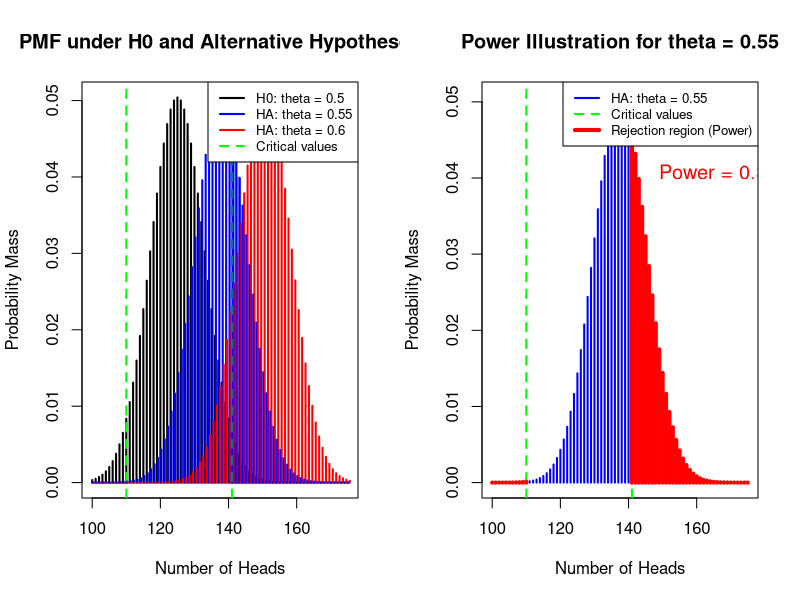
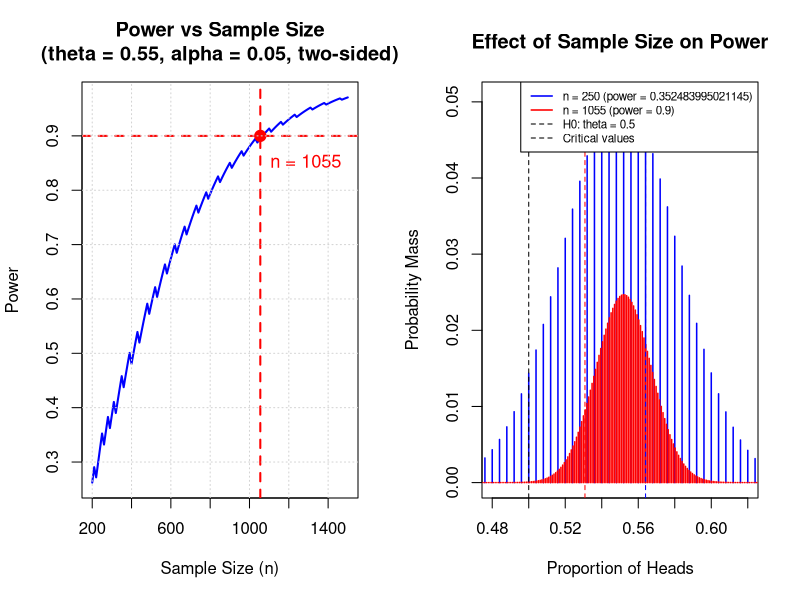
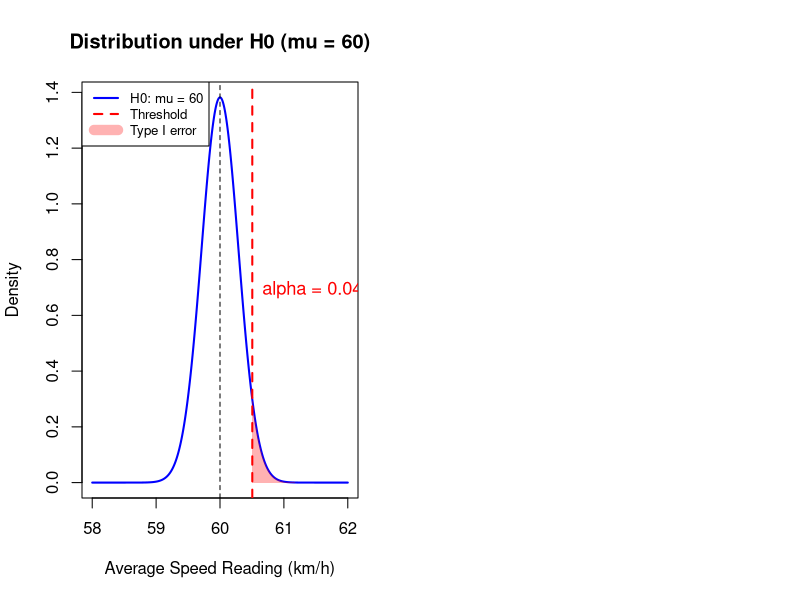
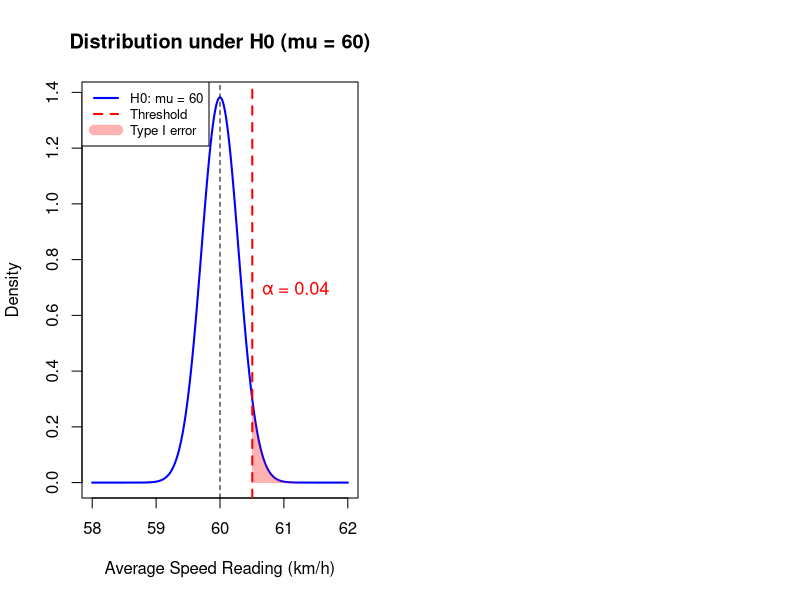

Source code (R) for these figures, in order:
# Problem 1: Confident Coin Analysis
n <- 250
observed_heads <- 140
observed_tails <- 110
theta_0 <- 0.5  # null hypothesis
# Part a: P-values
# One-sided p-value (testing if theta > 0.5)
# P(X >= 140 | theta = 0.5)
p_value_one_sided <- 1 - pbinom(observed_heads - 1, n, theta_0)
# Two-sided p-value
# P(X <= 110 or X >= 140 | theta = 0.5)
p_value_two_sided <- binom.test(observed_heads, n, p = 0.5,alternative = "two.sided")$p.value
cat("Problem 1a01. One-sided p-value (exact binomial):",p_value_one_sided)
cat("Problem 1a02. Two-sided p-value (exact binomial):",p_value_two_sided)
# Part b: Hypothesis testing at different significance levels
alpha_1 <- 0.1
alpha_2 <- 0.05
cat("Using two-sided test (as in part a):")
cat("P-value:", p_value_two_sided)
cat("At alpha = 0.1:", ifelse(p_value_two_sided < alpha_1, "REJECT H0","FAIL TO REJECT H0"))
cat("At alpha = 0.05:", ifelse(p_value_two_sided < alpha_2, "REJECT H0","FAIL TO REJECT H0"))
# Part c: Critical values for alpha = 0.01 (two-sided test)
alpha_3 <- 0.01
# For two-sided test, we need both tails
# Lower tail: P(X <= k) = alpha/2
# Upper tail: P(X >= k) = alpha/2
# Find lower critical value
k_lower <- qbinom(alpha_3/2, n, theta_0)
# Find upper critical value
# We want the smallest k such that P(X >= k) <= alpha/2
# This is equivalent to P(X <= k-1) >= 1 - alpha/2
k_upper <- qbinom(1 - alpha_3/2, n, theta_0) + 1
# Verify these values
p_lower <- pbinom(k_lower, n, theta_0)
p_upper <- 1 - pbinom(k_upper - 1, n, theta_0)
cat("For a two-sided test at alpha = 0.01:")
cat("Problem 1c01. Reject H0 if heads <= ", k_lower)
cat("Problem 1c02. Reject H0 if heads >= ", k_upper)
cat("Verification:")
cat("P(X <= ", k_lower, ") =", p_lower)
cat("P(X >= ", k_upper, ") =", p_upper)
cat("Total Type I error rate:", p_lower + p_upper)

# Part d: Power analysis for different alternatives

alpha_power <- 0.05
theta_alt_1 <- 0.55
theta_alt_2 <- 0.6
# Find critical values for two-sided test at alpha = 0.05
k_lower_05 <- qbinom(alpha_power/2, n, theta_0)
k_upper_05 <- qbinom(1 - alpha_power/2, n, theta_0) + 1
cat("Critical values for alpha = 0.05 (two-sided):")
cat("Lower: <=", k_lower_05, "heads")
cat("Upper: >=", k_upper_05, "heads")
# Power calculation for theta = 0.55
# Power = P(reject H0 | HA is true)
# Power = P(X <= k_lower | theta = 0.55) + P(X >= k_upper | theta = 0.55)
power_055 <- pbinom(k_lower_05, n, theta_alt_1) + 
  (1 - pbinom(k_upper_05 - 1, n, theta_alt_1))
# Power calculation for theta = 0.6
power_060 <- pbinom(k_lower_05, n, theta_alt_2) + 
  (1 - pbinom(k_upper_05 - 1, n, theta_alt_2))
cat("Problem 1d01. Power when theta = 0.55:", power_055)
cat("Problem 1d02. Power when theta = 0.6:", power_060)
par(mfrow = c(1, 2))
# PMF comparison
x_plot <- 100:175
prob_h0 <- dbinom(x_plot, n, theta_0)
prob_ha1 <- dbinom(x_plot, n, theta_alt_1)
prob_ha2 <- dbinom(x_plot, n, theta_alt_2)
plot(x_plot, prob_h0, type = "h", col = "black", lwd = 2,
     xlab = "Number of Heads", ylab = "Probability Mass",
     main = "PMF under H0 and Alternative Hypotheses")
lines(x_plot + 0.3, prob_ha1, type = "h", col = "blue", lwd = 2)
lines(x_plot + 0.6, prob_ha2, type = "h", col = "red", lwd = 2)
# Add critical values
abline(v = k_lower_05, col = "green", lwd = 2, lty = 2)
abline(v = k_upper_05, col = "green", lwd = 2, lty = 2)
# Highlight rejection region for HA1
segments(x_plot[x_plot >= k_upper_05], 0, 
         x_plot[x_plot >= k_upper_05], prob_ha1[x_plot >= k_upper_05],
         col = rgb(0, 0, 1, 0.5), lwd = 3)
segments(x_plot[x_plot <= k_lower_05], 0, 
         x_plot[x_plot <= k_lower_05], prob_ha1[x_plot <= k_lower_05],
         col = rgb(0, 0, 1, 0.5), lwd = 3)
legend("topright", 
       c("H0: theta = 0.5", "HA: theta = 0.55", "HA: theta = 0.6", "Critical values"),
       col = c("black", "blue", "red", "green"), 
       lwd = 2, lty = c(1, 1, 1, 2), cex = 0.8)
# Power regions illustrated
plot(x_plot, prob_ha1, type = "h", col = "blue", lwd = 2,
     xlab = "Number of Heads", ylab = "Probability Mass",
     main = "Power Illustration for theta = 0.55")
abline(v = k_lower_05, col = "green", lwd = 2, lty = 2)
abline(v = k_upper_05, col = "green", lwd = 2, lty = 2)
# Shade rejection regions
segments(x_plot[x_plot >= k_upper_05], 0, 
         x_plot[x_plot >= k_upper_05], prob_ha1[x_plot >= k_upper_05],
         col = "red", lwd = 4)
segments(x_plot[x_plot <= k_lower_05], 0, 
         x_plot[x_plot <= k_lower_05], prob_ha1[x_plot <= k_lower_05],
         col = "red", lwd = 4)
text(k_upper_05 + 5, max(prob_ha1) * 0.8, 
     paste0("Power = ", power_055), pos = 4, col = "red", cex = 1.2)
legend("topright", 
       c("HA: theta = 0.55", "Critical values", "Rejection region (Power)"),
       col = c("blue", "green", "red"), 
       lwd = c(2, 2, 4), lty = c(1, 2, 1), cex = 0.8)
par(mfrow = c(1, 1))

# Part e: Sample size for desired power

target_power <- 0.9
theta_alt_e <- 0.55
alpha_e <- 0.05
# Function to calculate power for given n (two-sided test)
calculate_power_twosided <- function(sample_size, theta_null = 0.5,theta_alt = 0.55, alpha = 0.05) {
  k_lower <- qbinom(alpha/2, sample_size, theta_null)
  k_upper <- qbinom(1 - alpha/2, sample_size, theta_null) + 1
  power <- pbinom(k_lower, sample_size, theta_alt) +(1 - pbinom(k_upper - 1, sample_size, theta_alt))
  return(power)
}
# Search for minimum n
n_values <- seq(300, 1500, by = 1)
powers <- sapply(n_values, calculate_power_twosided, theta_alt = theta_alt_e)
n_required <- n_values[which(powers >= target_power)[1]]
cat("Problem 1e. Minimum sample size for power = 0.9 when theta = 0.55:", 
    n_required)
cat("Actual power achieved:", powers[which(powers >= target_power)[1]])

# Visualization for part e

par(mfrow = c(1, 2))
# Power curve
n_plot <- seq(200, 1500, by = 10)
power_plot <- sapply(n_plot, calculate_power_twosided, theta_alt = theta_alt_e)
plot(n_plot, power_plot, type = "l", lwd = 2, col = "blue",
     xlab = "Sample Size (n)", ylab = "Power",
     main = "Power vs Sample Size\n(theta = 0.55, alpha = 0.05, two-sided)")
abline(h = target_power, col = "red", lty = 2, lwd = 2)
abline(v = n_required, col = "red", lty = 2, lwd = 2)
points(n_required, target_power, col = "red", pch = 19, cex = 1.5)
text(n_required, target_power - 0.05, 
     paste0("n = ", n_required), pos = 4, col = "red", cex = 1.1)
grid()
# Distribution comparison at n=250 vs n_required
# Show why larger n gives more power
k_lower_250 <- qbinom(alpha_e/2, 250, theta_0)
k_upper_250 <- qbinom(1 - alpha_e/2, 250, theta_0) + 1
k_lower_req <- qbinom(alpha_e/2, n_required, theta_0)
k_upper_req <- qbinom(1 - alpha_e/2, n_required, theta_0) + 1
# Convert to proportions for comparison
x_250 <- seq(100, 170, by = 1)
x_req <- seq(n_required * 0.4, n_required * 0.7, by = 1)
prop_250 <- x_250 / 250
prop_req <- x_req / n_required
prob_250 <- dbinom(x_250, 250, theta_alt_e)
prob_req <- dbinom(x_req, n_required, theta_alt_e)
plot(prop_250, prob_250, type = "h", col = "blue", lwd = 1.5,
     xlab = "Proportion of Heads", ylab = "Probability Mass",
     main = "Effect of Sample Size on Power",
     xlim = c(0.48, 0.62))
lines(prop_req + 0.002, prob_req, type = "h", col = "red", lwd = 1.5)
abline(v = 0.5, col = "black", lty = 2, lwd = 1)
abline(v = k_upper_250/250, col = "blue", lty = 2, lwd = 1)
abline(v = k_upper_req/n_required, col = "red", lty = 2, lwd = 1)
legend("topright", 
       c(paste0("n = 250 (power = ", power_055, ")"), 
         paste0("n = ", n_required, " (power = 0.9)"), 
         "H0: theta = 0.5",
         "Critical values"),
       col = c("blue", "red", "black", "black"),
       lwd = c(1.5, 1.5, 1, 1), lty = c(1, 1, 2, 2), cex = 0.7)
par(mfrow = c(1, 1))

# Part f: Bayesian posterior probability

theta_h0_f <- 0.5
theta_ha_f <- 0.55
prior_h0 <- 0.5
prior_ha <- 0.5
# Likelihood under each hypothesis
likelihood_h0 <- dbinom(observed_heads, n, theta_h0_f)
likelihood_ha <- dbinom(observed_heads, n, theta_ha_f)
# Posterior using Bayes rule
# P(HA | data) = P(data | HA) * P(HA) / P(data)
# where P(data) = P(data | H0) * P(H0) + P(data | HA) * P(HA)
marginal_likelihood <- likelihood_h0 * prior_h0 + likelihood_ha * prior_ha
posterior_ha <- (likelihood_ha * prior_ha) / marginal_likelihood
posterior_h0 <- (likelihood_h0 * prior_h0) / marginal_likelihood
# Bayes factor
bayes_factor <- likelihood_ha / likelihood_h0
cat("Likelihood under H0 (theta = 0.5):", likelihood_h0)
cat("Likelihood under HA (theta = 0.55):", likelihood_ha)
cat("Bayes Factor (HA/H0):", bayes_factor)
cat("Prior probability of H0:", prior_h0)
cat("Prior probability of HA:", prior_ha)
cat("Problem 1f. Posterior probability of theta = 0.55:",posterior_ha)
cat("Posterior probability of theta = 0.5:", posterior_h0)

# Part g: Personal probability assessment

# Using a Beta-Binomial model with uniform prior
# Prior: Beta(1, 1) - uniform
# Posterior: Beta(1 + 140, 1 + 110) = Beta(141, 111)
alpha_post <- 1 + observed_heads
beta_post <- 1 + observed_tails
# Probability that theta > 0.5
prob_biased_toward_heads <- 1 - pbeta(0.5, alpha_post, beta_post)
# Posterior mean and credible interval
posterior_mean <- alpha_post / (alpha_post + beta_post)
credible_interval <- qbeta(c(0.025, 0.975), alpha_post, beta_post)
cat("Posterior distribution: Beta(", alpha_post, ",", beta_post,")")
cat("Posterior mean of theta:", posterior_mean)
cat("95% Credible Interval: [", credible_interval[1], 
    ",", credible_interval[2], "]")
cat("P(theta > 0.5 | data):",prob_biased_toward_heads)

cat("Interpretation:")
cat("There is approximately a",prob_biased_toward_heads * 100, "% probability that")
cat("the coin is biased toward heads (theta > 0.5).")
cat("The evidence:")
cat("The two-sided p-value of", p_value_two_sided,"suggests marginal evidence")
cat("against the fair coin hypothesis at conventional significance levels.")
cat("The 95% credible interval includes 0.5, suggesting uncertainty.")
cat("Personal opinion:", prob_biased_toward_heads * 100, "% probability on")
cat("the coin being biased for heads, based on:")
cat("1. The observed proportion (0.56) exceeds 0.5")
cat("2. The Bayesian posterior strongly supports this")
cat("3. However, the evidence is not strong enough to be definitive")

cat("P.S. With visualizations generative AI helped me a lot, so code that makes them for 80% belongs to them.")
cat("The only reason that I found and only justification for me, is that I want to complete the task that requires math skills and not wasting time on pretty grphs.")
cat("Next prompt was used - make a great visualization outof this data, comants and description")
# Problem 2: Polygraph Analogy

# Given data from table
truthful_correct <- 131  # Tester thinks truthful, tester is truthful
truthful_incorrect <- 15  # Tester thinks truthful, tester is lying
lying_correct <- 125  # Tester thinks lying, tester is lying
lying_incorrect <- 9  # Tester thinks lying, tester is truthful

total_truthful <- truthful_correct + lying_incorrect  # 140 actually truthful
total_lying <- truthful_incorrect + lying_correct  # 140 actually lying
total <- total_truthful + total_lying

# Part a: Type I and Type II errors

# H0: Person is telling the truth
# HA: Person is lying
# Type I error: Reject H0 when H0 is true
# = Think person is lying when they're actually truthful
type_I_error_count <- lying_incorrect  # 9
type_I_error_prob <- type_I_error_count / total_truthful
# Type II error: Fail to reject H0 when H0 is false (HA is true)
# = Think person is truthful when they're actually lying
type_II_error_count <- truthful_incorrect  # 15
type_II_error_prob <- type_II_error_count / total_lying
cat("Type I Error (False Positive):")
cat("Definition: Conclude person is lying when they're actually truthful")
cat("Count:", type_I_error_count, "out of", total_truthful, "truthful people")
cat("Problem 2a01. P(Type I error):", type_I_error_prob)

cat("Type II Error (False Negative):")
cat("Definition: Conclude person is truthful when they're actually lying")
cat("Count:", type_II_error_count, "out of", total_lying, "lying people")
cat("Problem 2a02. P(Type II error):", type_II_error_prob)

# Part b: Relationships in NHST

cat("Relationships:")
cat("1. Significance level (alpha) = P(Type I error)")
cat("Set before the test")
cat("alpha =", type_I_error_prob, "in this example")

cat("2. Power = 1 - P(Type II error)")
cat("Probability of correctly rejecting H0 when HA is true")
cat("Power =", 1 - type_II_error_prob, "in this example")
cat("3. Trade-off: Decreasing alpha generally increases P(Type II error) which decreases power")
cat("4. Both error probabilities can be reduced by increasing sample size")


# Problem 3 (z-test)

speed_limit <- 60
sigma <- 0.5 
n_cameras <- 3
alpha_speed <- 0.04

se_xbar <- sigma / sqrt (n_cameras)

cat("Setup:")
cat("Speed limit: 60 km/h")
cat("Masurement error: N(0, 0.5^2)")
cat("Number of cameras:", n_cameras)
cat("SE of x:", se_xbar)

# Part a: in a NHST context

cat("H0: Car is not speeding (mu = 60 km/h)")
cat("HA: Car is speeding (mu > 60 km/h)")
cat("This is a ONE-SIDED test (upper tail)")
cat("Test statistic: xmean (average of 3 radar readings)")

# Part b: Threshold and error rates

# i Find threshold for x
z_crit <- qnorm(1 - alpha_speed)
threshold_xbar <- speed_limit + z_crit * se_xbar

cat("Problem 3b01. Threshold for issuing ticket:x >=", threshold_xbar, "km/h")

# ii Graph
par(mfrow = c(1, 2))

# Under H0
x_h0 <- seq(58, 62, length.out = 1000)
y_h0 <- dnorm(x_h0, mean = speed_limit, sd = se_xbar)

plot(x_h0, y_h0, type = "l", lwd = 2, col = "blue",
     xlab = "Average Speed Reading (km/h)", ylab = "Density",
     main = "Distribution under H0 (mu = 60)")
abline(v = speed_limit, col = "black", lty = 2, lwd = 1)
abline(v = threshold_xbar, col = "red", lty = 2, lwd = 2)

x_reject <- x_h0[x_h0 >= threshold_xbar]
y_reject <- y_h0[x_h0 >= threshold_xbar]
polygon(c(x_reject, rev(x_reject)), c(y_reject, rep(0, length(y_reject))),
        col = rgb(1, 0, 0, 0.3), border = NA)

text(threshold_xbar, max(y_h0) * 0.5, 
     paste0("alpha = ", alpha_speed), pos = 4, col = "red", cex = 1.1)

legend("topleft", c("H0: mu = 60", "Threshold", "Type I error"),
       col = c("blue", "red", rgb(1, 0, 0, 0.3)), 
       lwd = c(2, 2, 10), lty = c(1, 2, 1), cex = 0.8)

# iii P(person getting ticket was not speeding) - This requires Bayes theorem
# We need prior probabilities, but the question asks about conditional probability
# P(not speeding | gets ticket) = P(ticket | not speeding) * P(not speeding) / P(ticket)
# Without priors, we can only say the direct probability

cat("Problem 3b03. The probability that a person getting a ticket was not speeding:")
cat("This depends on the proportion of speeders in the population (unknown).")
cat("Answer: c. Unknown (requires prior probabilities)")

# iv Percentage of tickets given in error (assuming no one speeds)
# This is just the Type I error rate
pct_error <- alpha_speed * 100

cat("Problem 3b04. Assuming no one speeds, percentage of tickets given in error:")
cat("  ", pct_error, "%")

# Part c is missing, it was kinda hard to do s I won`t include my previous work here.

# Problem 4: Uniform Distribution Test

# Test setup
theta_h0 <- 2
theta_ha <- 2  # Testing if tilta != 2
alpha_unif <- 0.05  # implied from context

cat("Setup:")
cat("X ~ Uniform[0, tilta]")
cat("H0: tilta = 2")
cat("HA: tilta != 2")
cat("Decision rule: Reject H0 if x <= 0.1 or x >= 1.9")


# Part a: Probability of Type I error


# Under H0: X ~ Uniform[0, 2]
# P(Type I) = P(x <= 0.1 or x >= 1.9 | tilta = 2)
p_lower <- 0.1 / theta_h0
p_upper <- (theta_h0 - 1.9) / theta_h0
type_I_prob <- p_lower + p_upper

cat("Under H0 (tilta = 2), X ~ Uniform[0, 2]")
cat("P(X <= 0.1) =", p_lower)

# i Find threshold for x
z_crit <- qnorm(1 - alpha_speed)
threshold_xbar <- speed_limit + z_crit * se_xbar

cat("Problem 3b01. Threshold for issuing ticket:")
cat("x >=", threshold_xbar, "km/h")

# ii Graph
par(mfrow = c(1, 2))

# Under H0 (not speeding)
x_h0 <- seq(58, 62, length.out = 1000)
y_h0 <- dnorm(x_h0, mean = speed_limit, sd = se_xbar)

plot(x_h0, y_h0, type = "l", lwd = 2, col = "blue",
     xlab = "Average Speed Reading (km/h)", ylab = "Density",
     main = "Distribution under H0 (mu = 60)")
abline(v = speed_limit, col = "black", lty = 2, lwd = 1)
abline(v = threshold_xbar, col = "red", lty = 2, lwd = 2)

# Shade rejection region
x_reject <- x_h0[x_h0 >= threshold_xbar]
y_reject <- y_h0[x_h0 >= threshold_xbar]
polygon(c(x_reject, rev(x_reject)), c(y_reject, rep(0, length(y_reject))),
        col = rgb(1, 0, 0, 0.3), border = NA)

text(threshold_xbar, max(y_h0) * 0.5, 
     paste0("α = ", alpha_speed), pos = 4, col = "red", cex = 1.1)

legend("topleft", c("H0: mu = 60", "Threshold", "Type I error"),
       col = c("blue", "red", rgb(1, 0, 0, 0.3)), 
       lwd = c(2, 2, 10), lty = c(1, 2, 1), cex = 0.8)

# iii P(person getting ticket was not speeding) - This requires Bayes theorem
# We need prior probabilities, but the question asks about conditional probability
# P(not speeding | gets ticket) = P(ticket | not speeding) * P(not speeding) / P(ticket)
# Without priors, we can only say the direct probability

cat("Problem 3b03. The probability that a person getting a ticket was not speeding:")
cat("This depends on the proportion of speeders in the population (unknown).")
cat("Answer: c. Unknown (requires prior probabilities)")

# iv Percentage of tickets given in error (assuming no one speeds)
# This is just the Type I error rate
pct_error <- alpha_speed * 100

cat("Problem 3b04. Assuming no one speeds, percentage of tickets given in error:")
cat("  ", pct_error, "%")
